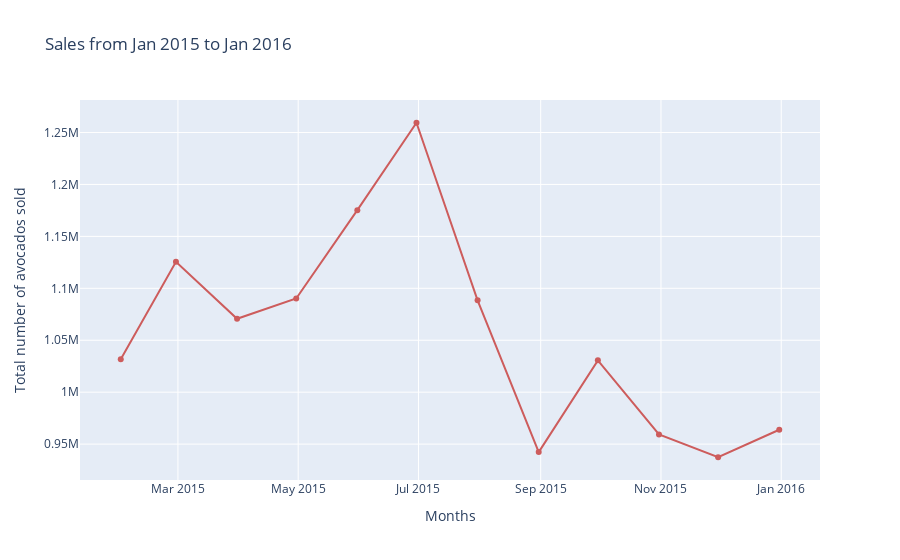
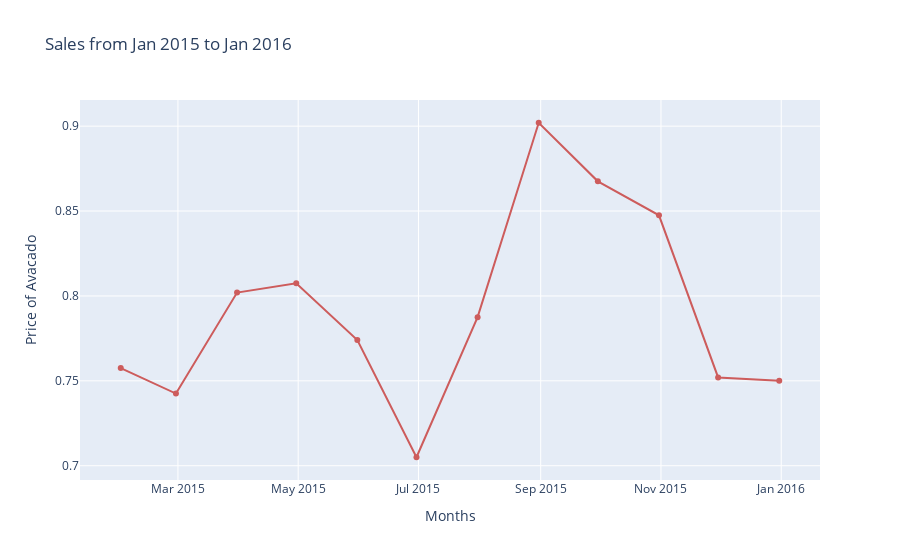
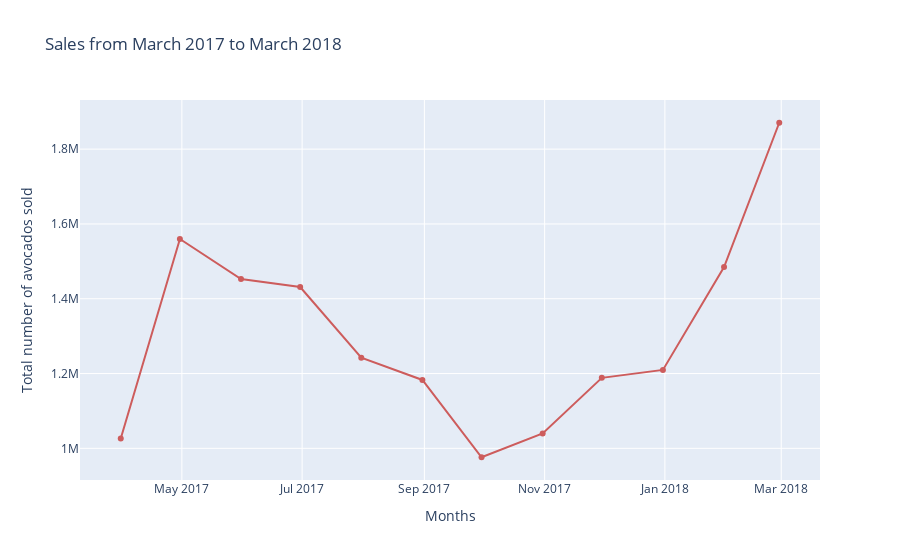
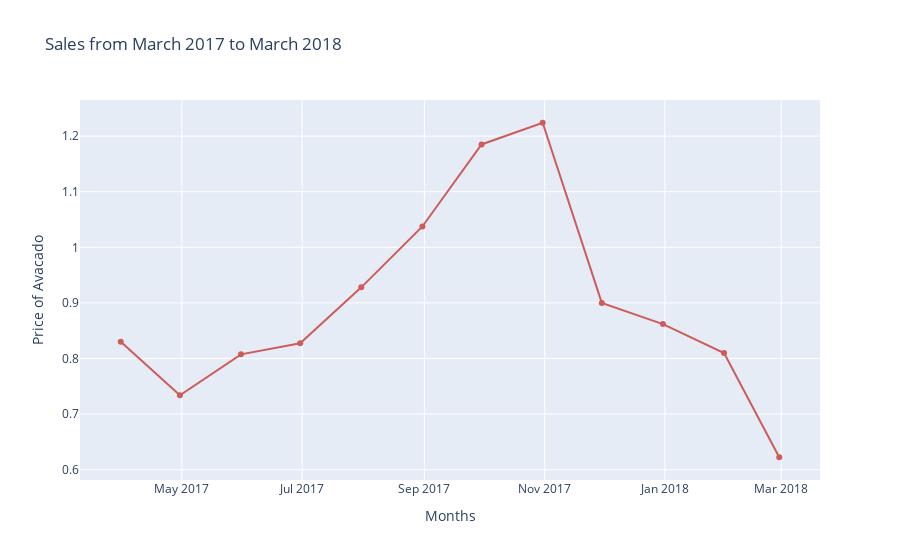

These figures' notebook cell, in order:
### Code cell
fig = go.Figure(data=go.Scatter(x=sales_2015.index, 
                        y=sales_2015['Total Volume'],
                        marker_color='indianred', text="Total number sold"))
                 
fig.update_layout({"title": 'Sales from Jan 2015 to Jan 2016',
                   "xaxis": {"title":"Months"},
                   "yaxis": {"title":"Total number of avocados sold"},
                   "showlegend": False})
fig.write_image("by-month.png",format="png", width=1000, height=600, scale=3)
fig.show()

fig = go.Figure(data=go.Scatter(x=sales_2015.index, 
                        y=sales_2015['AveragePrice'],
                        marker_color='indianred', text="Price"))
                 
fig.update_layout({"title": 'Sales from Jan 2015 to Jan 2016',
                   "xaxis": {"title":"Months"},
                   "yaxis": {"title":"Price of Avacado"},
                   "showlegend": False})
fig.write_image("by-month.png",format="png", width=1000, height=600, scale=3)
fig.show()

fig = go.Figure(data=go.Scatter(x=sales_2017.index, 
                        y=sales_2017['Total Volume'],
                        marker_color='indianred', text="Total number sold"))
                 
fig.update_layout({"title": 'Sales from March 2017 to March 2018',
                   "xaxis": {"title":"Months"},
                   "yaxis": {"title":"Total number of avocados sold"},
                   "showlegend": False})
fig.write_image("by-month.png",format="png", width=1000, height=600, scale=3)
fig.show()

fig = go.Figure(data=go.Scatter(x=sales_2017.index, 
                        y=sales_2017['AveragePrice'],
                        marker_color='indianred', text="Total number sold"))
                 
fig.update_layout({"title": 'Sales from March 2017 to March 2018',
                   "xaxis": {"title":"Months"},
                   "yaxis": {"title":"Price of Avacado"},
                   "showlegend": False})
fig.write_image("by-month.png",format="png", width=1000, height=600, scale=3)
fig.show()

### Figure 1 — Plotly figure (JSON) as saved in the notebook; plotly's stock layout.template omitted (floating-point values rounded to 4 significant figures)
{"data": [{"marker": {"color": "indianred"}, "text": "Total number sold", "type": "scatter", "x": ["2015-01-31T00:00:00", "2015-02-28T00:00:00", "2015-03-31T00:00:00", "2015-04-30T00:00:00", "2015-05-31T00:00:00", "2015-06-30T00:00:00", "2015-07-31T00:00:00", "2015-08-31T00:00:00", "2015-09-30T00:00:00", "2015-10-31T00:00:00", "2015-11-30T00:00:00", "2015-12-31T00:00:00"], "y": [1032000.0, 1126000.0, 1071000.0, 1090000.0, 1175000.0, 1259000.0, 1088000.0, 942300.0, 1031000.0, 959200.0, 937300.0, 963800.0]}], "layout": {"showlegend": false, "title": {"text": "Sales from Jan 2015 to Jan 2016"}, "xaxis": {"title": {"text": "Months"}}, "yaxis": {"title": {"text": "Total number of avocados sold"}}}}

### Figure 2 — Plotly figure (JSON) as saved in the notebook; plotly's stock layout.template omitted (floating-point values rounded to 4 significant figures)
{"data": [{"marker": {"color": "indianred"}, "text": "Price", "type": "scatter", "x": ["2015-01-31T00:00:00", "2015-02-28T00:00:00", "2015-03-31T00:00:00", "2015-04-30T00:00:00", "2015-05-31T00:00:00", "2015-06-30T00:00:00", "2015-07-31T00:00:00", "2015-08-31T00:00:00", "2015-09-30T00:00:00", "2015-10-31T00:00:00", "2015-11-30T00:00:00", "2015-12-31T00:00:00"], "y": [0.7575, 0.7425, 0.802, 0.8075, 0.774, 0.705, 0.7875, 0.902, 0.8675, 0.8475, 0.752, 0.75]}], "layout": {"showlegend": false, "title": {"text": "Sales from Jan 2015 to Jan 2016"}, "xaxis": {"title": {"text": "Months"}}, "yaxis": {"title": {"text": "Price of Avacado"}}}}

### Figure 3 — Plotly figure (JSON) as saved in the notebook; plotly's stock layout.template omitted (floating-point values rounded to 4 significant figures)
{"data": [{"marker": {"color": "indianred"}, "text": "Total number sold", "type": "scatter", "x": ["2017-03-31T00:00:00", "2017-04-30T00:00:00", "2017-05-31T00:00:00", "2017-06-30T00:00:00", "2017-07-31T00:00:00", "2017-08-31T00:00:00", "2017-09-30T00:00:00", "2017-10-31T00:00:00", "2017-11-30T00:00:00", "2017-12-31T00:00:00", "2018-01-31T00:00:00", "2018-02-28T00:00:00"], "y": [1026000.0, 1560000.0, 1453000.0, 1431000.0, 1242000.0, 1183000.0, 976200.0, 1040000.0, 1188000.0, 1210000.0, 1485000.0, 1871000.0]}], "layout": {"showlegend": false, "title": {"text": "Sales from March 2017 to March 2018"}, "xaxis": {"title": {"text": "Months"}}, "yaxis": {"title": {"text": "Total number of avocados sold"}}}}

### Figure 4 — Plotly figure (JSON) as saved in the notebook; plotly's stock layout.template omitted (floating-point values rounded to 4 significant figures)
{"data": [{"marker": {"color": "indianred"}, "text": "Total number sold", "type": "scatter", "x": ["2017-03-31T00:00:00", "2017-04-30T00:00:00", "2017-05-31T00:00:00", "2017-06-30T00:00:00", "2017-07-31T00:00:00", "2017-08-31T00:00:00", "2017-09-30T00:00:00", "2017-10-31T00:00:00", "2017-11-30T00:00:00", "2017-12-31T00:00:00", "2018-01-31T00:00:00", "2018-02-28T00:00:00"], "y": [0.83, 0.734, 0.8075, 0.8275, 0.928, 1.038, 1.185, 1.224, 0.9, 0.862, 0.81, 0.6225]}], "layout": {"showlegend": false, "title": {"text": "Sales from March 2017 to March 2018"}, "xaxis": {"title": {"text": "Months"}}, "yaxis": {"title": {"text": "Price of Avacado"}}}}
